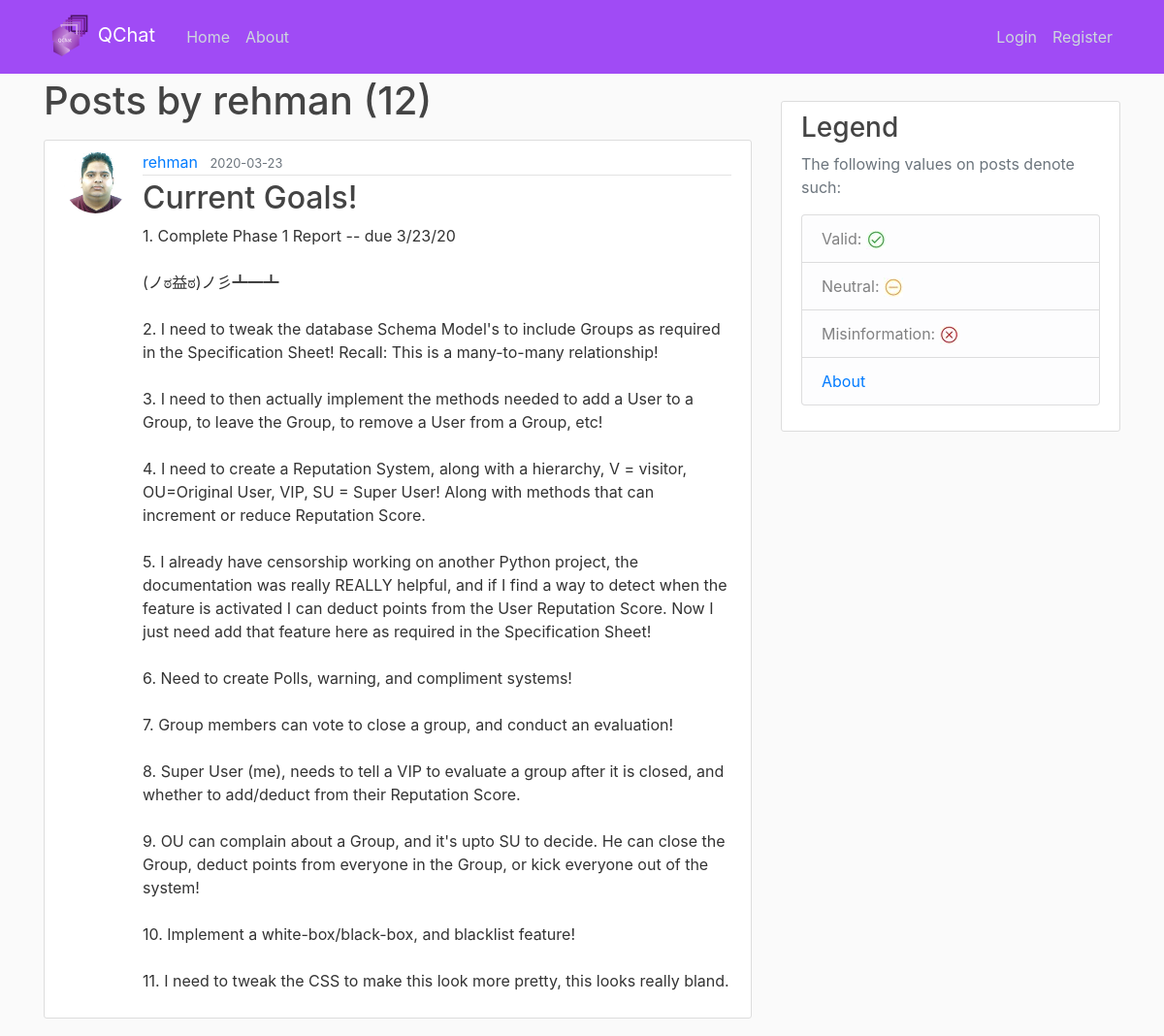
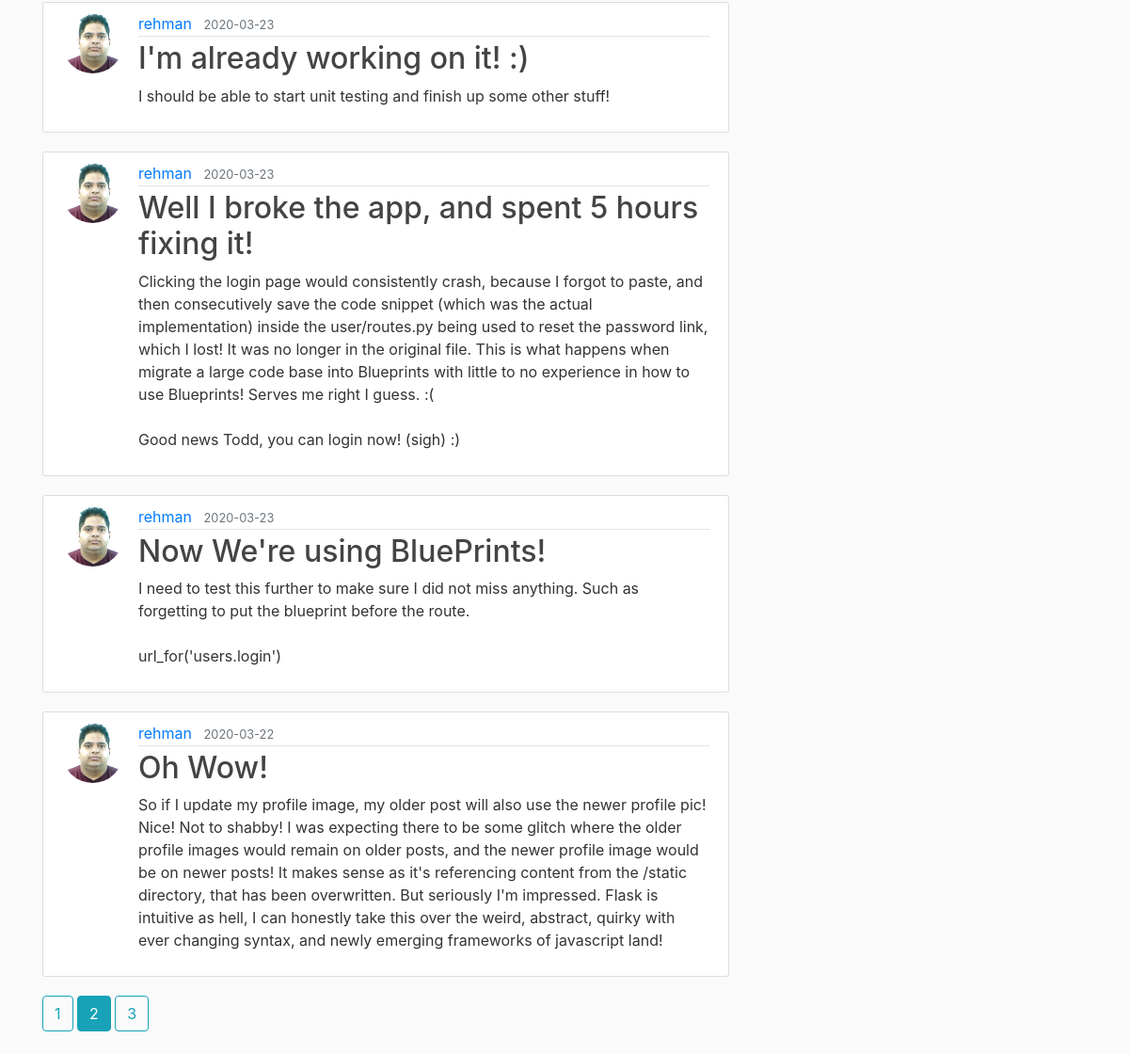
The page /user/rehman?page=2 on the database its author committed (2 pictures, top to bottom).
### app/models.py (models this page shows, shortened)
class User(db.Model, UserMixin):
    id = db.Column(db.Integer, primary_key=True)                                    # Primary Key
    username = db.Column(db.String(20), unique=True, nullable=False)                # Each User will have a username, with a max(20) characters, it must be unique, and Null is not allowed!
    email = db.Column(db.String(120), unique=True, nullable=False)                  # Each User will have an email, with a max(120) characters, it must be unique, and Null is not allowed!
    image_file = db.Column(db.String(2083), nullable=False, default='default.jpg')    # Each User will have a defualt profile Image, so uniqueness does not apply, since Null is not allowed!
    password = db.Column(db.String(60), nullable=False)                             # Each User will have passwords, with a max(60) characters, uniqueness does not apply, and Null is not allowed!
    posts = db.relationship('Post', backref='author', lazy=True)                    # This is linked to Posts, Lazy Evaluation is set to: True

class Post(db.Model):
    id = db.Column(db.Integer, primary_key=True)                                    # Primary Key
    title = db.Column(db.String(100), nullable=False)                               # Each Post will have a title, with a max(100) characters, uniqueness does not apply, and Null is not allowed!
    date_posted = db.Column(db.DateTime, nullable=False, default=datetime.utcnow)   # Each Post will have a date_posted, with DateTime set to utcnow, current time, and Null is not allowed!
    content = db.Column(db.Text, nullable=False)                                    # Each Post will have a content with no character limit, and Null is not allowed!
    user_id = db.Column(db.Integer, db.ForeignKey('user.id'), nullable=False)       # This is using the user id as a ForeignKey, each post must have an Author, so Null is not allowed!

### app/users/routes.py (the view)
@users.route('/user/<string:username>')                                       # String
def user_posts(username):
    page = request.args.get('page', 1, type=int)                            # We request a page, the default page is 1, of type int
    user = User.query.filter_by(username=username).first_or_404()
    posts = Post.query.filter_by(author=user)\
        .order_by(Post.date_posted.desc())\
        .paginate(page=page, per_page=5)
    return render_template('user_posts.html', posts=posts, user=user)       # Redirect to user_posts.html

### app/templates/user_posts.html
{% extends "template.html" %}
{% block content %}
    <h1 class="mb-3">Posts by {{ user.username }} ({{ posts.total }}) </h1>
    {% for post in posts.items %}
        <article class="media content-section">
            <img class="rounded-circle article-img" src="{{ post.author.image_file }}">
            <div class="media-body">
                <div class="article-metadata">
                    <a class="mr-2" href="{{ url_for('users.user_posts', username=post.author.username) }}">{{ post.author.username }}</a>
                    <small class="text-muted">{{ post.date_posted.strftime('%Y-%m-%d') }}</small>
                </div>
                <h2><a class="article-title" href="{{url_for('posts.post', post_id=post.id) }}">{{ post.title }}</a></h2>
                <p class="article-content">{{ post.content }}</p>
            </div>
        </article>
    {% endfor %}
    {% for page_num in posts.iter_pages(left_edge=1, right_edge=1, left_current=1, right_current=2) %}
        {% if page_num %}
            {% if posts.page == page_num %}
                <a class="btn btn-info mb-4" href="{{ url_for('users.user_posts', username=user.username, page=page_num) }}">{{ page_num }}</a>
            {% else %}
                <a class="btn btn-outline-info mb-4" href="{{ url_for('users.user_posts', username=user.username, page=page_num) }}">{{ page_num }}</a>
            {% endif %}
        {% else %}
            ...
        {% endif %}
    {% endfor %}
{% endblock content %}

### app/static/main.css (style rules this page uses)
body { background: #fafafa; color: #333333; margin-top: 5rem; }
h1, h2, h3, h4, h5, h6 { color: #444444; }
.content-section { background: #ffffff; padding: 10px 20px; border: 1px solid #dddddd; border-radius: 3px; margin-bottom: 20px; }
.article-title { color: #444444; }
.article-content { white-space: pre-line; }
.article-img { height: 65px; width: 65px; margin-right: 16px; }
.article-metadata { padding-bottom: 1px; margin-bottom: 4px; border-bottom: 1px solid #e3e3e3 }

### rows shown on the page
User: username "rehman"
Post: author.image_file (picture), author.username "rehman", date_posted "2020-03-23", title "Current Goals!", content "1. Complete Phase 1 Report -- due 3/23/20 (ノಠ益ಠ)ノ彡┻━┻ 2. I need to tweak the database Schema Model's to include Groups as required in the Specification Sheet! Recall: This is a many-to-many relationship! 3. I need to then actually implement the methods needed to add a User to a Group, to leave the Group, to remove a User from a Group, etc! 4. I need to create a Reputation System, along with a hierarchy, V = visitor, OU=Original User, VIP, SU = Super User! Along with methods that can increment or reduce Reputation Score. 5. I already have censorship working on another Python project, the documentation was really REALLY helpful, and if I find a way to detect when the feature is activated I…"
Post: author.image_file (picture), author.username "rehman", date_posted "2020-03-23", title "I'm already working on it! :)", content "I should be able to start unit testing and finish up some other stuff!"
Post: author.image_file (picture), author.username "rehman", date_posted "2020-03-23", title "Well I broke the app, and spent 5 hours fixing it!", content "Clicking the login page would consistently crash, because I forgot to paste, and then consecutively save the code snippet (which was the actual implementation) inside the user/routes.py being used to reset the password link, which I lost! It was no longer in the original file. This is what happens when migrate a large code base into Blueprints with little to no experience in how to use Blueprints! Serves me right I guess. :( Good news Todd, you can login now! (sigh) :)"
Post: author.image_file (picture), author.username "rehman", date_posted "2020-03-23", title "Now We're using BluePrints!", content "I need to test this further to make sure I did not miss anything. Such as forgetting to put the blueprint before the route. url_for('users.login')"
Post: author.image_file (picture), author.username "rehman", date_posted "2020-03-22", title "Oh Wow!", content "So if I update my profile image, my older post will also use the newer profile pic! Nice! Not to shabby! I was expecting there to be some glitch where the older profile images would remain on older posts, and the newer profile image would be on newer posts! It makes sense as it's referencing content from the /static directory, that has been overwritten. But seriously I'm impressed. Flask is intuitive as hell, I can honestly take this over the weird, abstract, quirky with ever changing syntax, and newly emerging frameworks of javascript land!"

### other values the page prints
{{ posts.total }} "12"
{{ page_num }} "1" "3"
{{ page_num }} "2"
